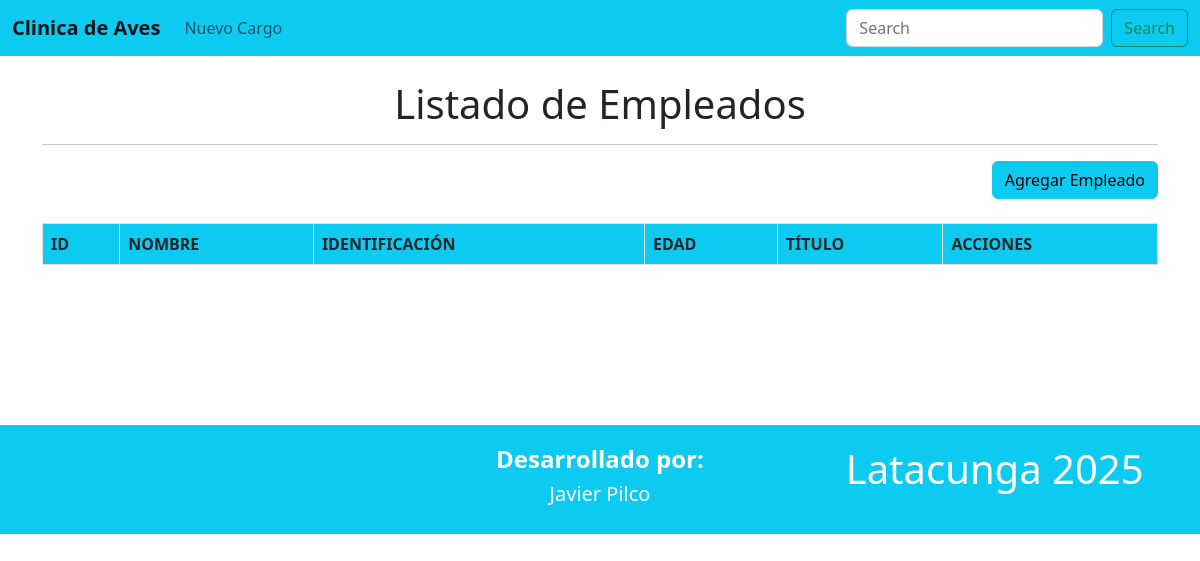
The app's page /, older data.
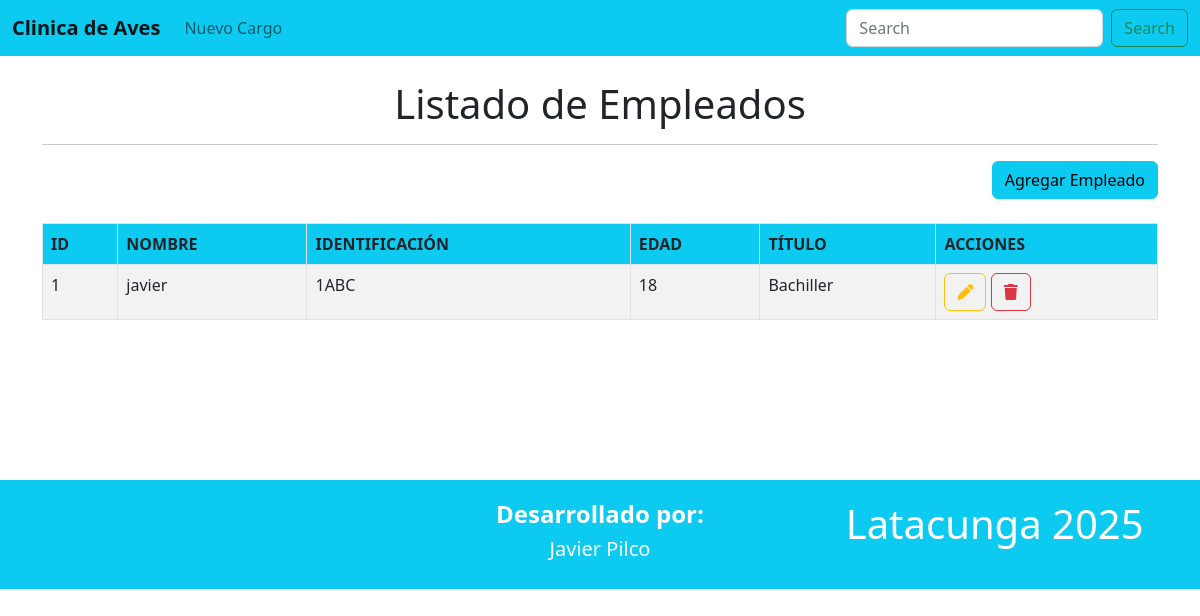
The same page, newer data.
### Aplicaciones/Modulo/models.py (models this page shows, shortened)
class Empleado(models.Model):
    identificacion = models.CharField(max_length=20, unique=True)
    nombre = models.CharField(max_length=100)
    edad = models.IntegerField()
    titulo = models.CharField(max_length=100)
    especialidad = models.CharField(max_length=50, default='Fisioterapeuta Aviar')

### Aplicaciones/Modulo/views.py (the view)
# urls.py: path('', views.inicioEmpleados),
def inicioEmpleados(request):
    empleados = Empleado.objects.all()
    return render(request, "inicioEmpleados.html", {'empleados': empleados})

### Aplicaciones/Modulo/templates/inicioEmpleados.html (shortened to what this page needs)
{% extends './plantilla.html' %}
{% block contenido %}
<br>
<h1 class="text-center">Listado de Empleados</h1>
<hr>
<div class="row">
    <div class="text-end">
        <a href="nuevoEmpleado" class="btn btn-info text-right">
            Agregar Empleado
        </a>
    </div>
</div>
<br>
<table  class="table table-bordered
     table-striped table-hover">
    <thead>
        <tr class="bg-info">
            <th>ID</th>
            <th>NOMBRE</th>
            <th>IDENTIFICACIÓN</th>
            <th>EDAD</th>
            <th>TÍTULO</th>
            <th>ACCIONES</th>
        </tr>
    </thead>
    <tbody>
        {% for emp in empleados %}
            <tr>
                <td>{{ emp.id }}</td>
                <td>{{ emp.nombre }}</td>
                <td>{{ emp.identificacion }}</td>
                <td>{{ emp.edad }}</td>
                <td>{{ emp.titulo }}</td>
                <td>
                    <a href="editarEmpleado/{{ emp.id }}" class="btn btn-outline-warning">
                        <i class="fa fa-pen"></i>
                    </a>
                    <a href="#"
                        data-id="{{ emp.id }}"
                        class="btn btn-outline-danger btnEliminar">
                        <i class="fa fa-trash"></i>
                    </a>
                </td>
            </tr>
        {% endfor %}
    </tbody>
</table>
<br><br><br><br><br><br>
{% endblock %}

### Aplicaciones/Modulo/templates/plantilla.html (shortened to what this page needs)
<!DOCTYPE html>
<html lang="es">
<head>
    <link href="https://cdn.jsdelivr.net/npm/bootstrap@5.2.3/dist/css/bootstrap.min.css" rel="stylesheet">
    <link rel="stylesheet" href="https://cdnjs.cloudflare.com/ajax/libs/font-awesome/6.7.2/css/all.min.css" />
</head>
<body >
    <nav class="navbar navbar-expand-lg bg-info">
        <div class="container-fluid">
          <a class="navbar-brand" href="/"><b>Clinica de Aves</b></a>
          <div class="collapse navbar-collapse" id="navbarSupportedContent">
            <ul class="navbar-nav me-auto mb-2 mb-lg-0">
              <li class="nav-item">
                <a class="nav-link" href="nuevoCargo">Nuevo Cargo</a>
              </li>
            </ul>
            <form class="d-flex" role="search">
              <input class="form-control me-2" type="search" placeholder="Search" aria-label="Search">
              <button class="btn btn-outline-success" type="submit">Search</button>
            </form>
          </div>
        </div>
      </nav>
    <div class="container">
        {% block contenido %}
        {% endblock %}
    </div>
    <div class="row bg-info" style="padding:20px;
        color:white;">
        <div class="col-md-4 text-center">
        </div>
        <div class="col-md-4 text-center">
            <h4><b>Desarrollado por:</b></h4>
            <h5>Javier Pilco</h5>
        </div>
        <div class="col-md-4 text-center">
            <h1>Latacunga 2025</h1>
        </div>
    </div>
</body>
</html>

Row changes from the older to the newer data that the page shows:
added Empleado: id "1", nombre "javier", identificacion "1ABC", edad "18", titulo "Bachiller"
